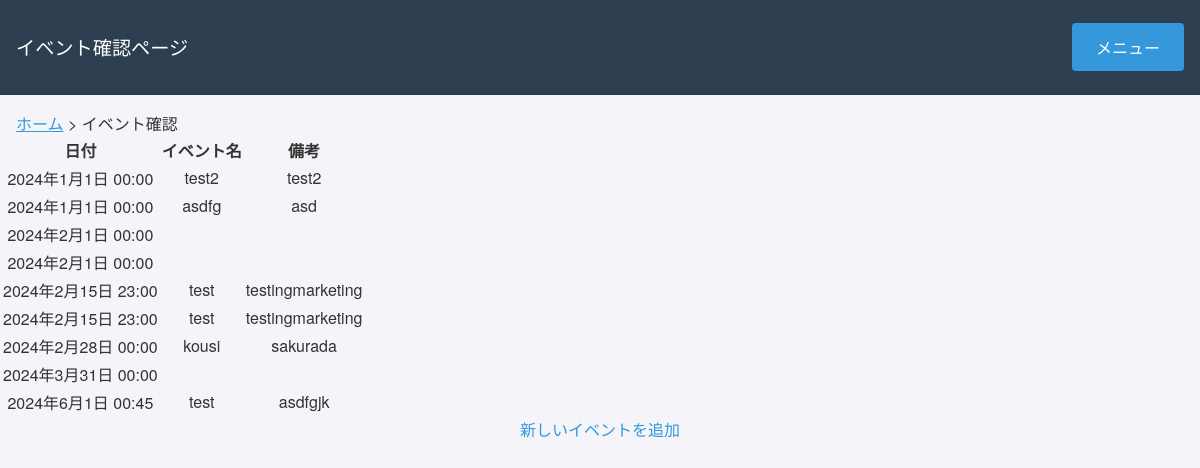
Before: /app/event/ with the older database file.
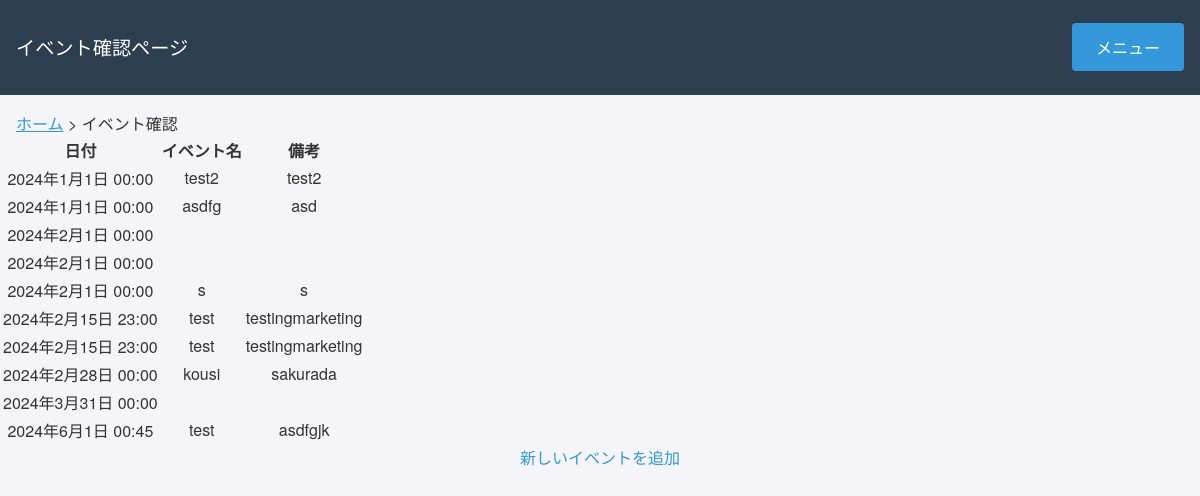
After: the same page with the newer database file.
### app/models.py (models this page shows, shortened)
class Event(models.Model):
    event_date = models.DateTimeField()  # 日付と開始時間を保存
    event_name = models.CharField(max_length=200)  # イベント名
    event_note = models.TextField(blank=True, null=True)  # 備考（任意）

### app/views.py (the view)
# urls.py: path('event/', views.event_list, name='event'),  # イベント一覧
def event_list(request):
    events = Event.objects.all().order_by('event_date')  # イベントを取得し、日付でソート
    context = {
        'events': events
    }
    return render(request, 'app/event.html', context)

### app/templates/app/event.html (shortened to what this page needs)
<!DOCTYPE html>
<html lang="ja">
<head>
    {% load static %}
    <link rel="stylesheet" type="text/css" href="{% static 'styles.css' %}">
</head>
<body>
    <div class="navbar">
        <p class="welcome-message"><big>イベント確認ページ</big></p>
        <div class="dropdown">
            <button>メニュー</button>
        </div>
    </div>
    <div class="breadcrumb" style="text-align: left; margin-left: 1rem; margin-top: 1rem; font-size: 1rem;">
        <a href="{% url 'home' %}" style="text-decoration: underline;">ホーム</a> > イベント確認
    </div>
</body>
<body>
    <table>
        <thead>
            <tr>
                <th>日付</th>
                <th>イベント名</th>
                <th>備考</th>
            </tr>
        </thead>
        <tbody>
            {% for event in events %}
            <tr>
                <td>{{ event.event_date|date:"Y年n月j日 H:i" }}</td>
                <td>{{ event.event_name }}</td>
                <td>{{ event.event_note }}</td>
            </tr>
            {% empty %}
            <tr>
                <td colspan="3">イベントはありません。</td>
            </tr>
            {% endfor %}
        </tbody>
    </table>
    <a href="{% url 'add_event' %}">新しいイベントを追加</a>
</body>
</html>

### static/styles.css (style rules this page uses)
body { font-family: 'Helvetica Neue', Arial, sans-serif; margin: 0; padding: 0; background-color: #f4f4f9; color: #333; text-align: center; }
p { line-height: 1.6; margin-bottom: 1rem; }
a { color: #3498db; text-decoration: none; }
.navbar { background-color: #2c3e50; padding: 1rem; display: flex; justify-content: flex-end; align-items: center; }
.dropdown { position: relative; display: inline-block; }
button { background-color: #3498db; color: white; border: none; padding: 0.75rem 1.5rem; font-size: 1rem; border-radius: 4px; cursor: pointer; transition: background-color 0.3s ease; }
.navbar { background-color: #2c3e50; padding: 1rem; display: flex; justify-content: flex-start; align-items: center; }
.welcome-message { color: #ffffff; margin-right: auto; }

Changed rows visible on the page:
added Event: event_date "2024年2月1日 00:00", event_name "s", event_note "s"
